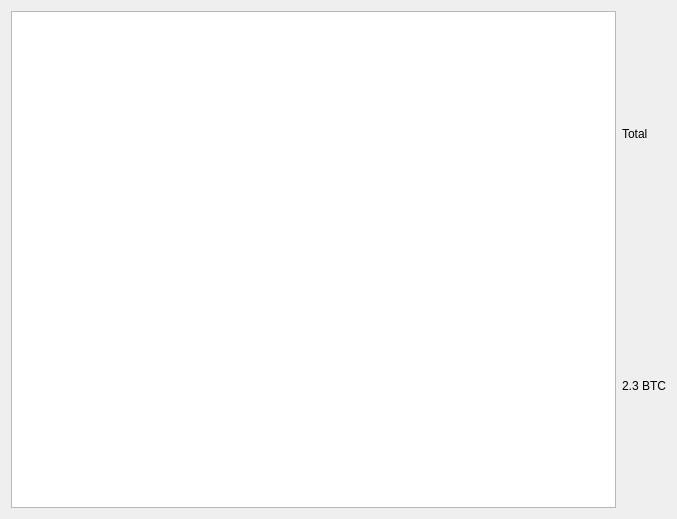
<?xml version="1.0" encoding="UTF-8"?>
<ui version="4.0">
 <class>AggrPortfolioView</class>
 <widget class="QWidget" name="AggrPortfolioView">
  <property name="geometry">
   <rect>
    <x>0</x>
    <y>0</y>
    <width>677</width>
    <height>519</height>
   </rect>
  </property>
  <property name="windowTitle">
   <string>Form</string>
  </property>
  <layout class="QHBoxLayout" name="horizontalLayout_2">
   <item>
    <layout class="QHBoxLayout" name="horizontalLayout">
     <item>
      <widget class="QTreeView" name="treeView"/>
     </item>
     <item>
      <layout class="QVBoxLayout" name="verticalLayout">
       <item>
        <widget class="QLabel" name="label_2">
         <property name="text">
          <string>Total</string>
         </property>
        </widget>
       </item>
       <item>
        <widget class="QLabel" name="label_3">
         <property name="text">
          <string>2.3 BTC</string>
         </property>
        </widget>
       </item>
      </layout>
     </item>
    </layout>
   </item>
  </layout>
 </widget>
 <resources/>
 <connections/>
</ui>
